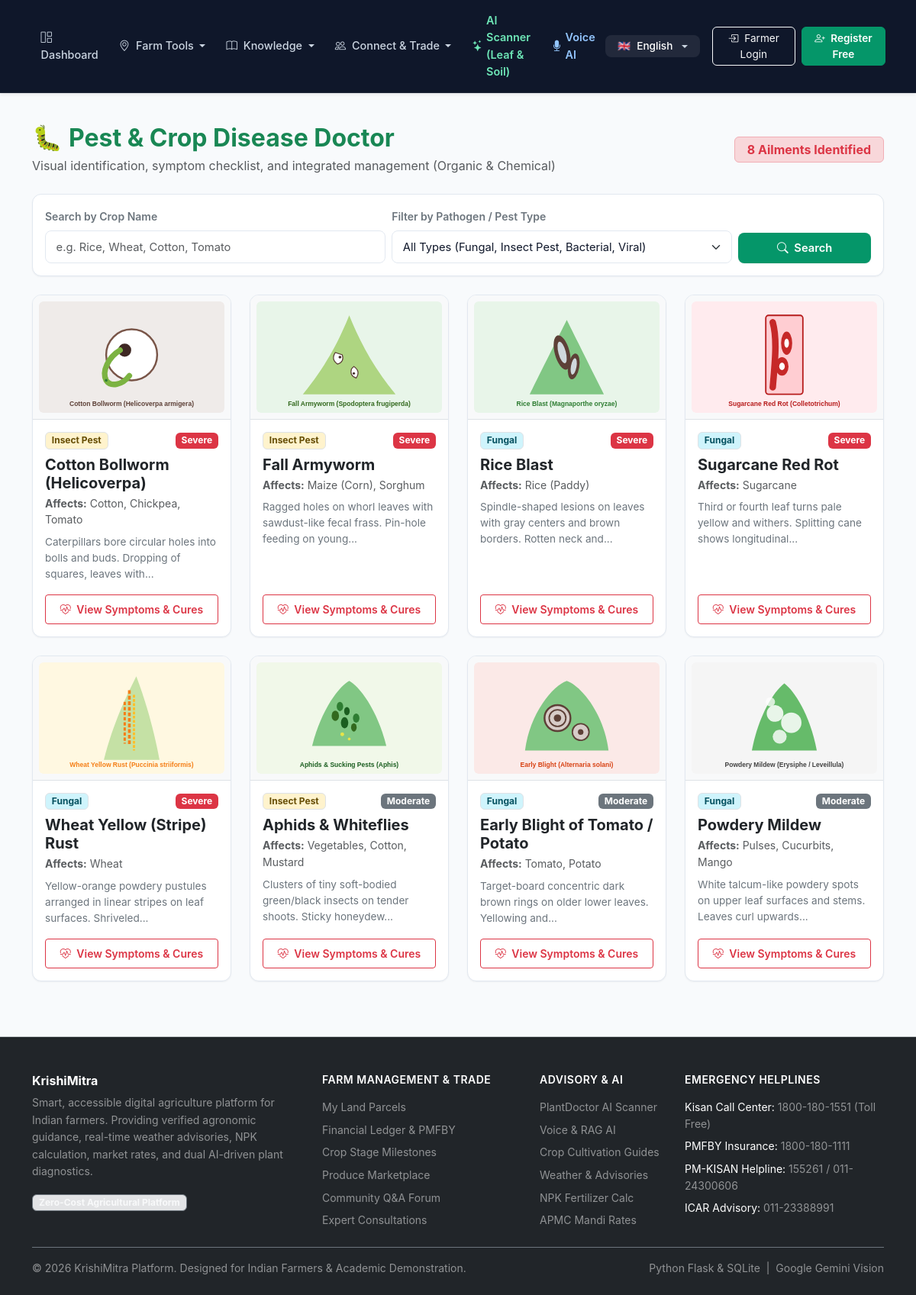
/diseases/, run on the app's committed database.
### tables this page shows
CREATE TABLE diseases_pests (
    id INTEGER PRIMARY KEY AUTOINCREMENT,
    name TEXT NOT NULL,
    type TEXT NOT NULL,            -- Fungal, Bacterial, Viral, Insect Pest
    affected_crops TEXT NOT NULL,
    symptoms TEXT NOT NULL,
    prevention TEXT NOT NULL,
    organic_treatment TEXT NOT NULL,
    chemical_treatment TEXT NOT NULL,
    severity TEXT NOT NULL DEFAULT 'Moderate',
    image_url TEXT
);

### app/routes/diseases.py (the view)
@diseases_bp.route('/')
def index():
    db = get_db()
    crop_filter = request.args.get('crop', '').strip()
    type_filter = request.args.get('type', '').strip()
    query = "SELECT * FROM diseases_pests WHERE 1=1"
    params = []
    if crop_filter:
        query += " AND affected_crops LIKE ?"
        params.append(f"%{crop_filter}%")
    if type_filter:
        query += " AND type = ?"
        params.append(type_filter)
    query += " ORDER BY severity DESC, name ASC"
    items = db.execute(query, params).fetchall()
    return render_template(
        'diseases/index.html',
        items=items,
        selected_crop=crop_filter,
        selected_type=type_filter
    )

### app/templates/diseases/index.html (shortened to what this page needs)
{% extends "base.html" %}
{% block content %}
<div class="container py-4">
  <div class="d-flex flex-column flex-md-row justify-content-between align-items-md-center mb-4 gap-2">
    <div>
      <h2 class="fw-bold text-success mb-1">
        <span class="me-2">🐛</span>Pest & Crop Disease Doctor
      </h2>
      <p class="text-muted mb-0">Visual identification, symptom checklist, and integrated management (Organic & Chemical)</p>
    </div>
    <span class="badge bg-danger-subtle text-danger border border-danger-subtle px-3 py-2 fs-6">
      {{ items|length }} Ailments Identified
    </span>
  </div>
  <div class="farm-card p-3 mb-4">
    <form method="GET" action="{{ url_for('diseases.index') }}" class="row g-2 align-items-end">
      <div class="col-md-5">
        <label for="cropInput" class="form-label fw-semibold small text-secondary">Search by Crop Name</label>
        <input type="text" class="form-control" id="cropInput" name="crop" value="{{ selected_crop }}" placeholder="e.g. Rice, Wheat, Cotton, Tomato">
      </div>
      <div class="col-md-5">
        <label for="typeSelect" class="form-label fw-semibold small text-secondary">Filter by Pathogen / Pest Type</label>
        <select class="form-select" id="typeSelect" name="type">
          <option value="">All Types (Fungal, Insect Pest, Bacterial, Viral)</option>
        </select>
      </div>
      <div class="col-md-2 d-flex gap-2">
        <button type="submit" class="btn btn-agri w-100 py-2">
          <i class="bi bi-search me-1"></i> Search
        </button>
      </div>
    </form>
  </div>
  {% if items %}
    <div class="row g-4">
      {% for item in items %}
      <div class="col-md-6 col-lg-4 col-xl-3">
        <div class="farm-card h-100 d-flex flex-column">
          <div class="p-2 bg-light border-bottom text-center">
            <img src="{{ item['image_url'] }}" alt="{{ item['name'] }}" class="img-fluid rounded" style="max-height: 160px; object-fit: contain;">
          </div>
          <div class="p-3 flex-grow-1 d-flex flex-column justify-content-between">
            <div>
              <div class="d-flex justify-content-between align-items-center mb-2">
                <span class="badge {% if item['type'] == 'Insect Pest' %}bg-warning-subtle text-warning-emphasis{% else %}bg-info-subtle text-info-emphasis{% endif %} border">
                  {{ item['type'] }}
                </span>
                <span class="badge {% if item['severity'] == 'Severe' %}bg-danger text-white{% else %}bg-secondary text-white{% endif %}">
                  {{ item['severity'] }}
                </span>
              </div>
              <h5 class="fw-bold text-dark mb-1">{{ item['name'] }}</h5>
              <p class="small text-muted mb-2">
                <strong>Affects:</strong> {{ item['affected_crops'] }}
              </p>
              <p class="small text-secondary mb-3 leading-relaxed" style="font-size: 0.85rem;">
                {{ item['symptoms']|truncate(90) }}
              </p>
            </div>
            <a href="{{ url_for('diseases.detail', item_id=item['id']) }}" class="btn btn-outline-danger btn-sm w-100 py-2 fw-semibold">
              <i class="bi bi-heart-pulse me-1"></i> View Symptoms & Cures
            </a>
          </div>
        </div>
      </div>
      {% endfor %}
    </div>
  {% endif %}
</div>
{% endblock %}

### app/templates/base.html (shortened to what this page needs)
<!DOCTYPE html>
<html lang="en">
<head>
  <link href="https://cdn.jsdelivr.net/npm/bootstrap@5.3.3/dist/css/bootstrap.min.css" rel="stylesheet">
  <link rel="stylesheet" href="https://cdn.jsdelivr.net/npm/bootstrap-icons@1.11.3/font/bootstrap-icons.min.css">
  <link rel="stylesheet" href="{{ url_for('static', filename='css/style.css') }}">
</head>
<body class="d-flex flex-column min-vh-100">
  <nav class="navbar navbar-expand-lg navbar-dark navbar-krishi sticky-top shadow-sm py-2">
    <div class="container-fluid px-lg-4">
      <div class="collapse navbar-collapse" id="navContent">
        <ul class="navbar-nav me-auto mb-2 mb-lg-0 align-items-lg-center">
          <li class="nav-item">
            <a class="nav-link py-2" href="{{ url_for('main.dashboard') }}">
              <i class="bi bi-grid-1x2 me-1"></i> {{ t('nav_dashboard') }}
            </a>
          </li>
          <li class="nav-item dropdown">
            <a class="nav-link dropdown-toggle py-2" href="#" role="button" data-bs-toggle="dropdown" aria-expanded="false">
              <i class="bi bi-geo-alt me-1"></i> Farm Tools
            </a>
          </li>
          <li class="nav-item dropdown">
            <a class="nav-link dropdown-toggle py-2" href="#" role="button" data-bs-toggle="dropdown" aria-expanded="false">
              <i class="bi bi-book me-1"></i> Knowledge
            </a>
          </li>
          <li class="nav-item dropdown">
            <a class="nav-link dropdown-toggle py-2" href="#" role="button" data-bs-toggle="dropdown" aria-expanded="false">
              <i class="bi bi-people me-1"></i> Connect &amp; Trade
            </a>
          </li>
          <li class="nav-item">
            <a class="nav-link py-2 d-inline-flex align-items-center" href="{{ url_for('plantdoctor.index') }}" style="color: #6ee7b7 !important; font-weight: 600;">
              <i class="bi bi-stars me-1"></i> {{ t('nav_plantdoctor') }}
            </a>
          </li>
          <li class="nav-item">
            <a class="nav-link py-2 d-inline-flex align-items-center" href="{{ url_for('rag.index') }}" style="color: #93c5fd !important; font-weight: 600;">
              <i class="bi bi-mic-fill me-1"></i> Voice AI
            </a>
          </li>
        </ul>
        <ul class="navbar-nav me-lg-3 mb-2 mb-lg-0">
          <li class="nav-item dropdown">
            <a class="nav-link dropdown-toggle btn btn-sm btn-outline-light px-3 py-1 d-flex align-items-center gap-2 border-0 bg-white-10"
               href="#" role="button" data-bs-toggle="dropdown" aria-expanded="false" style="border-radius: 8px; font-size: 0.85rem; background: rgba(255, 255, 255, 0.08);">
              <span>{{ supported_languages[current_lang]['flag'] if current_lang in supported_languages else '🌐' }}</span>
              <span class="fw-medium text-white">{{ supported_languages[current_lang]['native'] if current_lang in supported_languages else 'Language' }}</span>
            </a>
          </li>
        </ul>
        <ul class="navbar-nav ms-auto ms-lg-0 mb-2 mb-lg-0 align-items-lg-center">
          {% if session.get('farmer_id') %}
            <li class="nav-item dropdown">
              <a class="nav-link dropdown-toggle text-white fw-medium d-flex align-items-center gap-2 px-2 py-1" href="#" role="button" data-bs-toggle="dropdown" aria-expanded="false" style="font-size: 0.9rem;">
                <div class="d-flex align-items-center justify-content-center bg-white text-dark rounded-circle fw-bold" style="width: 28px; height: 28px; font-size: 0.8rem;">
                  {{ session.get('farmer_name')[:1] }}
                </div>
                <span>{{ session.get('farmer_name') }}</span>
              </a>
              <ul class="dropdown-menu dropdown-menu-end shadow border-0 py-1" style="border-radius: 10px; min-width: 200px;">
                <li>
                  <div class="px-3 py-2 border-bottom">
                    <small class="text-muted d-block" style="font-size: 0.72rem;">FARM LOCATION</small>
                    <span class="fw-semibold text-dark small"><i class="bi bi-geo-alt text-success me-1"></i>{{ session.get('district') }}, {{ session.get('state') }}</span>
                  </div>
                </li>
                <li><a class="dropdown-item py-2 small" href="{{ url_for('auth.profile') }}"><i class="bi bi-person-gear me-2 text-muted"></i>{{ t('nav_profile') }}</a></li>
                <li><a class="dropdown-item py-2 small" href="{{ url_for('farms.index') }}"><i class="bi bi-map me-2 text-success"></i>My Land Parcels</a></li>
                <li><a class="dropdown-item py-2 small" href="{{ url_for('finance.index') }}"><i class="bi bi-cash-coin me-2 text-primary"></i>Financial Ledger &amp; Insurance</a></li>
                <li><a class="dropdown-item py-2 small" href="{{ url_for('progress.index') }}"><i class="bi bi-list-check me-2 text-warning"></i>Crop Stage Milestones</a></li>
                <li><a class="dropdown-item py-2 small" href="{{ url_for('consultations.index') }}"><i class="bi bi-person-badge me-2 text-info"></i>Expert Consultations</a></li>
                <li><a class="dropdown-item py-2 small" href="{{ url_for('marketplace.index') }}"><i class="bi bi-shop me-2 text-secondary"></i>My Produce Listings</a></li>
                <li><hr class="dropdown-divider my-1"></li>
                <li><a class="dropdown-item text-danger py-2 small" href="{{ url_for('auth.logout') }}"><i class="bi bi-box-arrow-right me-2"></i>{{ t('nav_logout') }}</a></li>
              </ul>
            </li>
          {% else %}
            <li class="nav-item me-2">
              <a class="btn btn-outline-light btn-sm px-3 py-1" href="{{ url_for('auth.login') }}" style="border-radius: 6px; font-size: 0.85rem;">
                <i class="bi bi-box-arrow-in-right me-1"></i> {{ t('nav_login') }}
              </a>
            </li>
            <li class="nav-item mt-2 mt-lg-0">
              <a class="btn btn-success btn-sm px-3 py-1 fw-semibold text-white" href="{{ url_for('auth.register') }}" style="border-radius: 6px; font-size: 0.85rem; background-color: #059669; border-color: #059669;">
                <i class="bi bi-person-plus me-1"></i> {{ t('nav_register') }}
              </a>
            </li>
          {% endif %}
        </ul>
      </div>
    </div>
  </nav>
  <main class="flex-grow-1">
    {% block content %}{% endblock %}
  </main>
  <footer class="bg-dark text-white-50 pt-5 pb-4 mt-5 border-top border-secondary-subtle">
    <div class="container">
      <div class="row g-4 mb-4">
        <div class="col-md-4">
          <h6 class="text-white fw-bold mb-2">KrishiMitra</h6>
          <p class="small text-white-50 mb-3" style="line-height: 1.6;">
            Smart, accessible digital agriculture platform for Indian farmers. Providing verified agronomic guidance, real-time weather advisories, NPK calculation, market rates, and dual AI-driven plant diagnostics.
          </p>
          <span class="badge bg-secondary-subtle text-light border border-secondary px-2 py-1 small">
            Zero-Cost Agricultural Platform
          </span>
        </div>
        <div class="col-6 col-md-3">
          <h6 class="text-white fw-semibold mb-3 small text-uppercase" style="letter-spacing: 0.5px;">Farm Management &amp; Trade</h6>
          <ul class="list-unstyled small mb-0 d-flex flex-column gap-2 text-white-50">
            <li><a href="{{ url_for('farms.index') }}" class="text-white-50 text-decoration-none hover-white">My Land Parcels</a></li>
            <li><a href="{{ url_for('finance.index') }}" class="text-white-50 text-decoration-none hover-white">Financial Ledger &amp; PMFBY</a></li>
            <li><a href="{{ url_for('progress.index') }}" class="text-white-50 text-decoration-none hover-white">Crop Stage Milestones</a></li>
            <li><a href="{{ url_for('marketplace.index') }}" class="text-white-50 text-decoration-none hover-white">Produce Marketplace</a></li>
            <li><a href="{{ url_for('community.index') }}" class="text-white-50 text-decoration-none hover-white">Community Q&amp;A Forum</a></li>
            <li><a href="{{ url_for('consultations.index') }}" class="text-white-50 text-decoration-none hover-white">Expert Consultations</a></li>
          </ul>
        </div>
        <div class="col-6 col-md-2">
          <h6 class="text-white fw-semibold mb-3 small text-uppercase" style="letter-spacing: 0.5px;">Advisory &amp; AI</h6>
          <ul class="list-unstyled small mb-0 d-flex flex-column gap-2">
            <li><a href="{{ url_for('plantdoctor.index') }}" class="text-white-50 text-decoration-none hover-white">PlantDoctor AI Scanner</a></li>
            <li><a href="{{ url_for('rag.index') }}" class="text-white-50 text-decoration-none hover-white">Voice &amp; RAG AI</a></li>
            <li><a href="{{ url_for('crops.index') }}" class="text-white-50 text-decoration-none hover-white">Crop Cultivation Guides</a></li>
            <li><a href="{{ url_for('weather.index') }}" class="text-white-50 text-decoration-none hover-white">Weather &amp; Advisories</a></li>
            <li><a href="{{ url_for('soil.index') }}" class="text-white-50 text-decoration-none hover-white">NPK Fertilizer Calc</a></li>
            <li><a href="{{ url_for('market.index') }}" class="text-white-50 text-decoration-none hover-white">APMC Mandi Rates</a></li>
          </ul>
        </div>
        <div class="col-md-3">
          <h6 class="text-white fw-semibold mb-3 small text-uppercase" style="letter-spacing: 0.5px;">Emergency Helplines</h6>
          <ul class="list-unstyled small mb-0 d-flex flex-column gap-2 text-white-50">
            <li><span class="text-white">Kisan Call Center:</span> 1800-180-1551 (Toll Free)</li>
            <li><span class="text-white">PMFBY Insurance:</span> 1800-180-1111</li>
            <li><span class="text-white">PM-KISAN Helpline:</span> 155261 / 011-24300606</li>
            <li><span class="text-white">ICAR Advisory:</span> 011-23388991</li>
          </ul>
        </div>
      </div>
      <div class="pt-3 border-top border-secondary d-flex flex-column flex-md-row justify-content-between align-items-center small text-white-50">
        <div>&copy; 2026 KrishiMitra Platform. Designed for Indian Farmers & Academic Demonstration.</div>
        <div class="mt-2 mt-md-0">
          <span>Python Flask & SQLite &nbsp;|&nbsp; Google Gemini Vision</span>
        </div>
      </div>
    </div>
  </footer>
</body>
</html>

### data on the page
diseases_pests: image_url (picture), type "Insect Pest", severity "Severe", name "Cotton Bollworm (Helicoverpa)", affected_crops "Cotton, Chickpea, Tomato", symptoms "Caterpillars bore circular holes into bolls and buds. Dropping of squares, leaves with..."
diseases_pests: image_url (picture), type "Insect Pest", severity "Severe", name "Fall Armyworm", affected_crops "Maize (Corn), Sorghum", symptoms "Ragged holes on whorl leaves with sawdust-like fecal frass. Pin-hole feeding on young..."
diseases_pests: image_url (picture), type "Fungal", severity "Severe", name "Rice Blast", affected_crops "Rice (Paddy)", symptoms "Spindle-shaped lesions on leaves with gray centers and brown borders. Rotten neck and..."
diseases_pests: image_url (picture), type "Fungal", severity "Severe", name "Sugarcane Red Rot", affected_crops "Sugarcane", symptoms "Third or fourth leaf turns pale yellow and withers. Splitting cane shows longitudinal..."
diseases_pests: image_url (picture), type "Fungal", severity "Severe", name "Wheat Yellow (Stripe) Rust", affected_crops "Wheat", symptoms "Yellow-orange powdery pustules arranged in linear stripes on leaf surfaces. Shriveled..."
diseases_pests: image_url (picture), type "Insect Pest", severity "Moderate", name "Aphids & Whiteflies", affected_crops "Vegetables, Cotton, Mustard", symptoms "Clusters of tiny soft-bodied green/black insects on tender shoots. Sticky honeydew..."
diseases_pests: image_url (picture), type "Fungal", severity "Moderate", name "Early Blight of Tomato / Potato", affected_crops "Tomato, Potato", symptoms "Target-board concentric dark brown rings on older lower leaves. Yellowing and..."
diseases_pests: image_url (picture), type "Fungal", severity "Moderate", name "Powdery Mildew", affected_crops "Pulses, Cucurbits, Mango", symptoms "White talcum-like powdery spots on upper leaf surfaces and stems. Leaves curl upwards..."

### other printed values
{{ t('nav_dashboard') }} "Dashboard"
{{ t('nav_plantdoctor') }} "AI Scanner (Leaf & Soil)"
{{ t('nav_login') }} "Farmer Login"
{{ t('nav_register') }} "Register Free"
{{ items|length }} "8"
